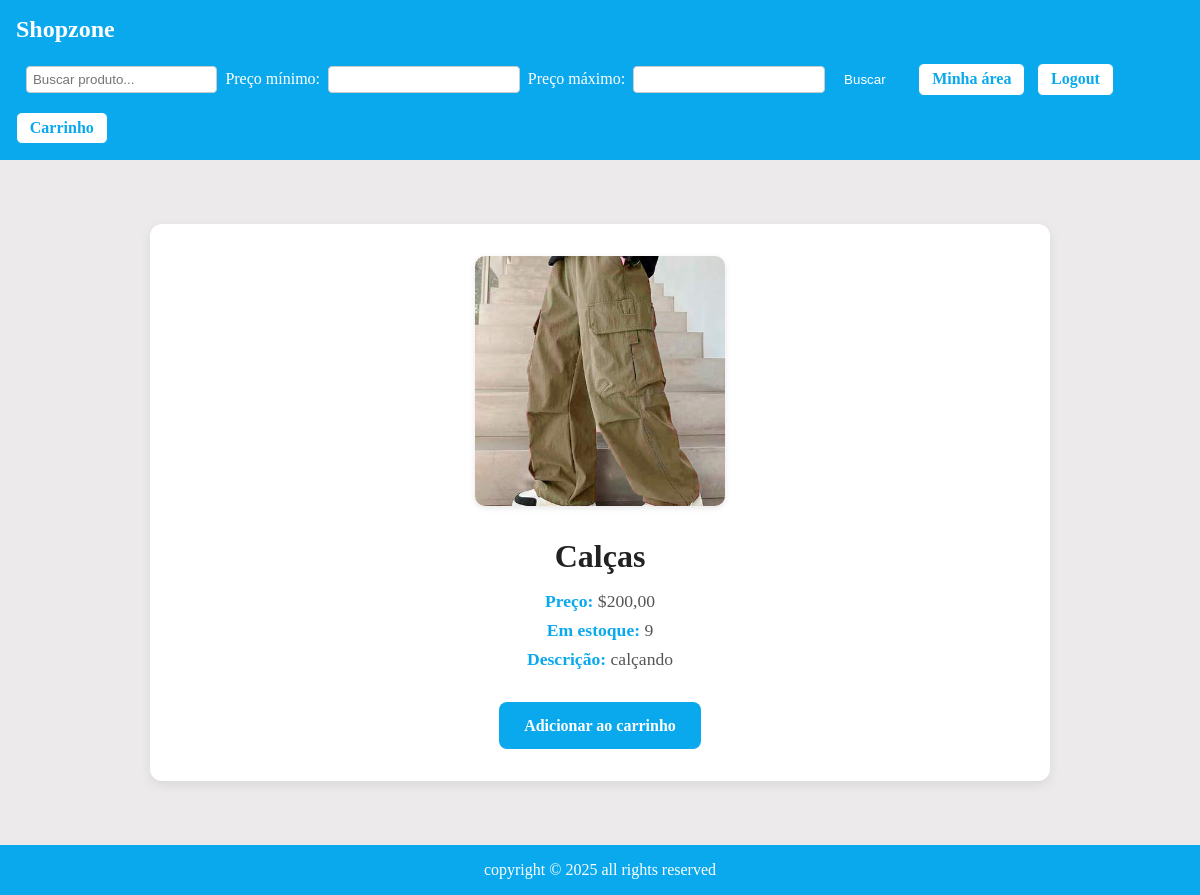
Screenshot of /product/1/ (signed in) with the database file from the repository.
### product/models.py (models this page shows, shortened)
class ImageProduct(models.Model):
    product = models.ForeignKey(Product, on_delete=models.CASCADE, related_name='images')
    image = models.ImageField(upload_to='product_images/')

class Product(models.Model):
    name = models.CharField(max_length=63)
    description = models.CharField(max_length=255)
    price = models.DecimalField(max_digits=10, decimal_places=2)
    stock = models.IntegerField(blank=False)

### product/views.py (the view)
# urls.py: path("<int:product_id>/", views.product_detail, name='product_detail')
def product_detail(request, product_id):
    product = get_object_or_404(Product, pk=product_id)
    return render(request, 'product/detail.html', {'product': product})

### product/templates/product/detail.html
{% extends "base.html" %}
{% load static %}
{% block extra_css %}
  <link rel="stylesheet" href="{% static 'css/detail.css' %}">
{% endblock %}
{% block content %}
<div class="detail-container">
    <div class="product-images">
        {% for image in product.images.all %}
          <img src="{{ image.image.url }}" alt="{{ product.name }}">
        {% empty %}
          <img src="{% static 'images/no_image_available.png' %}" alt="No Image Available">
        {% endfor %}
    </div>
    <div class="product-info">
        <h1>{{ product.name }}</h1>
        <p><strong>Preço:</strong> ${{ product.price }}</p>
        <p><strong>Em estoque:</strong> {{ product.stock }}</p>
        <p><strong>Descrição:</strong> {{ product.description }}</p>
        <a href="{% url 'add_to_cart' product.id %}" class="add-to-cart-btn">Adicionar ao carrinho</a>
    </div>
</div>
{% endblock %}

### static/css/base.css (style rules this page uses)
* { box-sizing: border-box; padding: 0; margin: 0; }
body { display: flex; flex-direction: column; width: 100vw; min-height: 100vh; max-width: 100vw; overflow-x: hidden; }

### static/css/detail.css (style rules this page uses)
.detail-container { max-width: 900px; margin: 3rem auto; padding: 2rem; background-color: #fff; border-radius: 12px; box-shadow: 0 4px 12px rgba(0, 0, 0, 0.08); animation: fadeIn 0.4s ease-in-out; text-align: center; }
.product-images { display: flex; justify-content: center; flex-wrap: wrap; gap: 1rem; margin-bottom: 2rem; }
.product-images img { width: 250px; height: 250px; object-fit: cover; border-radius: 10px; box-shadow: 0 2px 6px rgba(0, 0, 0, 0.1); transition: transform 0.3s ease, box-shadow 0.3s ease; }
.product-info h1 { font-size: 2rem; color: #222; margin-bottom: 1rem; }
.product-info p { font-size: 1.1rem; color: #555; margin: 0.5rem 0; }
.product-info p strong { color: #0aa9ee; }
.add-to-cart-btn { display: inline-block; margin-top: 1.5rem; background-color: #0aa9ee; color: #fff; font-weight: 600; padding: 0.9rem 1.6rem; border-radius: 8px; text-decoration: none; transition: all 0.3s ease; }

### rows the page displays
ImageProduct: image (picture)
Product: name "Calças", price "200,00", stock "9", description "calçando"
